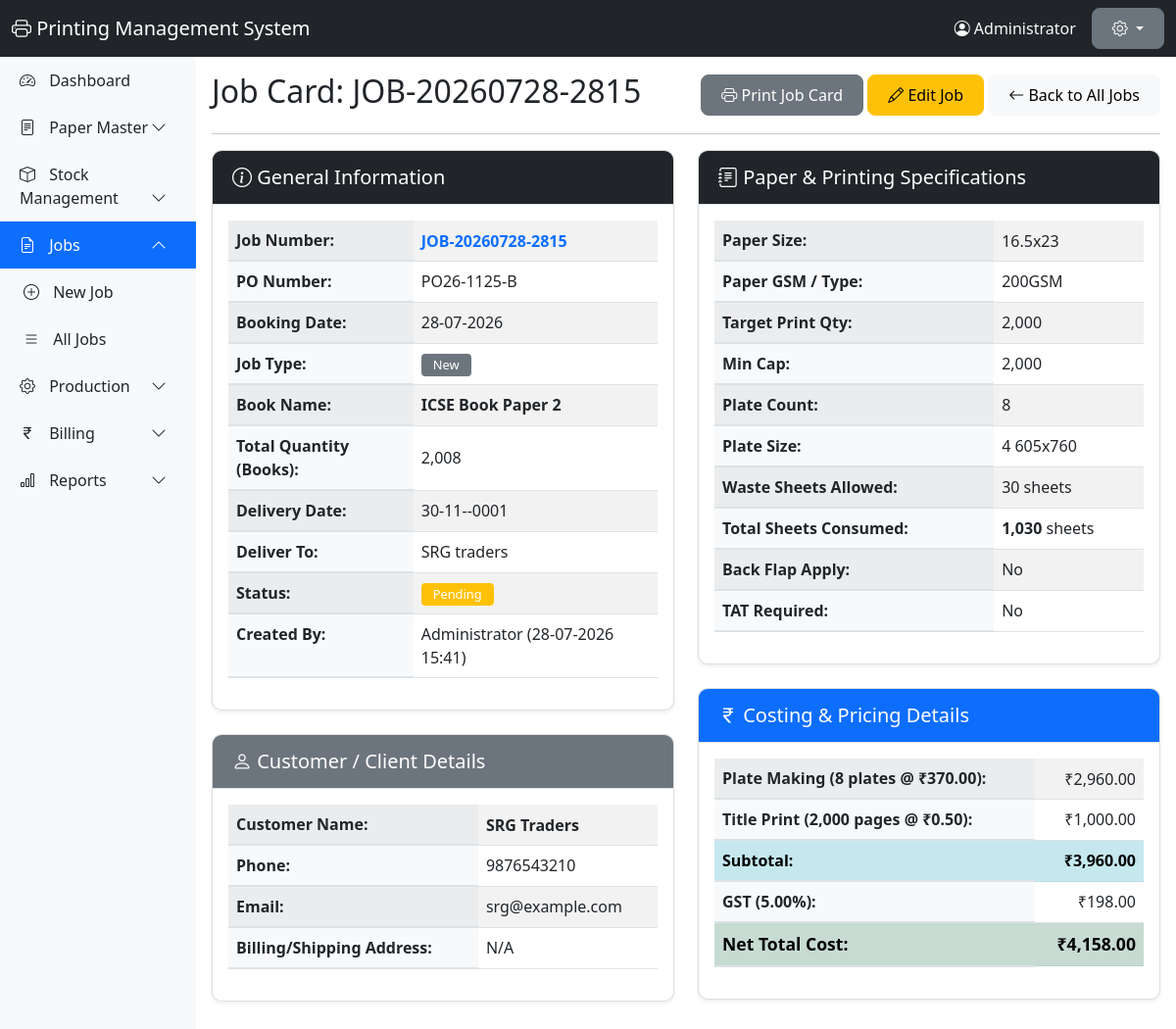
The app's page /modules/jobs/view.php?id=1 (signed in) with its own data.
### tables this page shows
CREATE TABLE `printing_jobs` (
  `id` int(11) NOT NULL,
  `job_no` varchar(50) NOT NULL,
  `po_no` varchar(100) DEFAULT NULL,
  `booking_date` date DEFAULT NULL,
  `customer_id` int(11) DEFAULT NULL,
  `job_type` enum('new','reprint') DEFAULT 'new',
  `book_name` varchar(255) DEFAULT NULL,
  `total_quantity` int(11) DEFAULT NULL,
  `delivery_date` date DEFAULT NULL,
  `delivery_to` varchar(255) DEFAULT NULL,
  `status` enum('pending','plate_making','printing','uv_printing','lamination','completed') DEFAULT 'pending',
  `created_by` int(11) DEFAULT NULL,
  `created_at` timestamp NOT NULL DEFAULT current_timestamp()
);

CREATE TABLE `users` (
  `id` int(11) NOT NULL,
  `username` varchar(50) NOT NULL,
  `password` varchar(255) NOT NULL,
  `full_name` varchar(100) DEFAULT NULL,
  `role` enum('admin','production','store','accountant') DEFAULT 'production',
  `is_active` tinyint(1) DEFAULT 1,
  `created_at` timestamp NOT NULL DEFAULT current_timestamp()
);

CREATE TABLE `parties` (
  `id` int(11) NOT NULL,
  `party_name` varchar(255) NOT NULL,
  `party_type` enum('customer','supplier','both') DEFAULT 'customer',
  `phone` varchar(20) DEFAULT NULL,
  `email` varchar(100) DEFAULT NULL,
  `address` text DEFAULT NULL,
  `gst_no` varchar(50) DEFAULT NULL,
  `is_active` tinyint(1) DEFAULT 1,
  `created_at` timestamp NOT NULL DEFAULT current_timestamp()
);

CREATE TABLE `paper_sizes` (
  `id` int(11) NOT NULL,
  `size_name` varchar(100) NOT NULL,
  `width_cm` decimal(10,2) DEFAULT NULL,
  `height_cm` decimal(10,2) DEFAULT NULL,
  `is_active` tinyint(1) DEFAULT 1
);

CREATE TABLE `gsm_master` (
  `id` int(11) NOT NULL,
  `gsm_value` varchar(50) NOT NULL,
  `gsm_type` varchar(50) DEFAULT NULL,
  `is_active` tinyint(1) DEFAULT 1
);

CREATE TABLE `printing_details` (
  `id` int(11) NOT NULL,
  `job_id` int(11) DEFAULT NULL,
  `size_id` int(11) DEFAULT NULL,
  `gsm_id` int(11) DEFAULT NULL,
  `quantity` int(11) DEFAULT NULL,
  `min_cap` int(11) DEFAULT NULL,
  `plate_count` int(11) DEFAULT NULL,
  `plate_size` varchar(50) DEFAULT NULL,
  `plate_rate` decimal(10,2) DEFAULT NULL,
  `plate_total` decimal(10,2) DEFAULT NULL,
  `title_print_qty` int(11) DEFAULT NULL,
  `title_rate` decimal(10,2) DEFAULT NULL,
  `title_total` decimal(10,2) DEFAULT NULL,
  `total_amount` decimal(10,2) DEFAULT NULL,
  `gst_percentage` decimal(5,2) DEFAULT 5.00,
  `gst_amount` decimal(10,2) DEFAULT NULL,
  `net_amount` decimal(10,2) DEFAULT NULL,
  `tat_required` tinyint(1) DEFAULT 0,
  `waste_sheets` int(11) DEFAULT NULL,
  `total_sheets_consumed` int(11) DEFAULT NULL,
  `back_flap_apply` tinyint(1) DEFAULT 0
);

### modules/jobs/view.php (the view, shortened to what this page needs)
<?php
require_once __DIR__ . '/../../config/database.php';
$job_id = $_GET['id'] ?? null;
$stmt = $pdo->prepare("
    SELECT j.*, p.party_name as customer_name, p.phone as customer_phone, p.email as customer_email, p.address as customer_address,
           jd.size_id, jd.gsm_id, jd.quantity, jd.min_cap, jd.plate_count, jd.plate_size, jd.plate_rate, jd.plate_total,
           jd.title_print_qty, jd.title_rate, jd.title_total, jd.total_amount, jd.gst_percentage, jd.gst_amount, jd.net_amount,
           jd.tat_required, jd.waste_sheets, jd.total_sheets_consumed, jd.back_flap_apply,
           ps.size_name, g.gsm_value, u.full_name as creator_name
    FROM printing_jobs j
    LEFT JOIN printing_details jd ON j.id = jd.job_id
    LEFT JOIN parties p ON j.customer_id = p.id
    LEFT JOIN paper_sizes ps ON jd.size_id = ps.id
    LEFT JOIN gsm_master g ON jd.gsm_id = g.id
    LEFT JOIN users u ON j.created_by = u.id
    WHERE j.id = ?
");
$stmt->execute([$job_id]);
$job = $stmt->fetch();
?>
<!DOCTYPE html>
<html lang="en">
<head>
    <link href="https://cdn.jsdelivr.net/npm/bootstrap@5.1.3/dist/css/bootstrap.min.css" rel="stylesheet">
    <link rel="stylesheet" href="https://cdn.jsdelivr.net/npm/bootstrap-icons@1.8.1/font/bootstrap-icons.css">
</head>
<body>
    <?php include_once __DIR__ . '/../../includes/header.php'; ?>
    <?php include_once __DIR__ . '/../../includes/sidebar.php'; ?>
    <div class="d-flex justify-content-between align-items-center">
        <h2>Job Card: <?php echo htmlspecialchars($job['job_no']); ?></h2>
        <div>
            <a href="print.php?id=<?php echo $job['id']; ?>" target="_blank" class="btn btn-secondary">
                <i class="bi bi-printer"></i> Print Job Card
            </a>
            <a href="edit.php?id=<?php echo $job['id']; ?>" class="btn btn-warning">
                <i class="bi bi-pencil"></i> Edit Job
            </a>
            <a href="index.php" class="btn btn-light">
                <i class="bi bi-arrow-left"></i> Back to All Jobs
            </a>
        </div>
    </div>
    <hr>
    <div class="row">
        <div class="col-md-6">
            <div class="card mb-4">
                <div class="card-header bg-dark text-white">
                    <h5 class="mb-0"><i class="bi bi-info-circle"></i> General Information</h5>
                </div>
                <div class="card-body">
                    <table class="table table-striped">
                        <tr>
                            <th>Job Number:</th>
                            <td><strong class="text-primary"><?php echo htmlspecialchars($job['job_no']); ?></strong></td>
                        </tr>
                        <tr>
                            <th>PO Number:</th>
                            <td><?php echo htmlspecialchars($job['po_no'] ?: 'N/A'); ?></td>
                        </tr>
                        <tr>
                            <th>Booking Date:</th>
                            <td><?php echo date('d-m-Y', strtotime($job['booking_date'])); ?></td>
                        </tr>
                        <tr>
                            <th>Job Type:</th>
                            <td><span class="badge bg-secondary"><?php echo ucfirst($job['job_type']); ?></span></td>
                        </tr>
                        <tr>
                            <th>Book Name:</th>
                            <td><strong><?php echo htmlspecialchars($job['book_name'] ?: 'N/A'); ?></strong></td>
                        </tr>
                        <tr>
                            <th>Total Quantity (Books):</th>
                            <td><?php echo number_format($job['total_quantity']); ?></td>
                        </tr>
                        <tr>
                            <th>Delivery Date:</th>
                            <td><?php echo $job['delivery_date'] ? date('d-m-Y', strtotime($job['delivery_date'])) : 'N/A'; ?></td>
                        </tr>
                        <tr>
                            <th>Deliver To:</th>
                            <td><?php echo htmlspecialchars($job['delivery_to'] ?: 'N/A'); ?></td>
                        </tr>
                        <tr>
                            <th>Status:</th>
                            <td><?php echo getStatusBadge($job['status']); ?></td>
                        </tr>
                        <tr>
                            <th>Created By:</th>
                            <td><?php echo htmlspecialchars($job['creator_name']); ?> (<?php echo date('d-m-Y H:i', strtotime($job['created_at'])); ?>)</td>
                        </tr>
                    </table>
                </div>
            </div>
            <div class="card mb-4">
                <div class="card-header bg-secondary text-white">
                    <h5 class="mb-0"><i class="bi bi-person"></i> Customer / Client Details</h5>
                </div>
                <div class="card-body">
                    <table class="table table-striped">
                        <tr>
                            <th>Customer Name:</th>
                            <td><strong><?php echo htmlspecialchars($job['customer_name']); ?></strong></td>
                        </tr>
                        <tr>
                            <th>Phone:</th>
                            <td><?php echo htmlspecialchars($job['customer_phone'] ?: 'N/A'); ?></td>
                        </tr>
                        <tr>
                            <th>Email:</th>
                            <td><?php echo htmlspecialchars($job['customer_email'] ?: 'N/A'); ?></td>
                        </tr>
                        <tr>
                            <th>Billing/Shipping Address:</th>
                            <td><?php echo nl2br(htmlspecialchars($job['customer_address'] ?: 'N/A')); ?></td>
                        </tr>
                    </table>
                </div>
            </div>
        </div>
        <div class="col-md-6">
            <div class="card mb-4">
                <div class="card-header bg-dark text-white">
                    <h5 class="mb-0"><i class="bi bi-journal-text"></i> Paper & Printing Specifications</h5>
                </div>
                <div class="card-body">
                    <table class="table table-striped">
                        <tr>
                            <th>Paper Size:</th>
                            <td><?php echo htmlspecialchars($job['size_name']); ?></td>
                        </tr>
                        <tr>
                            <th>Paper GSM / Type:</th>
                            <td><?php echo htmlspecialchars($job['gsm_value']); ?></td>
                        </tr>
                        <tr>
                            <th>Target Print Qty:</th>
                            <td><?php echo number_format($job['quantity']); ?></td>
                        </tr>
                        <tr>
                            <th>Min Cap:</th>
                            <td><?php echo number_format($job['min_cap']); ?></td>
                        </tr>
                        <tr>
                            <th>Plate Count:</th>
                            <td><?php echo number_format($job['plate_count']); ?></td>
                        </tr>
                        <tr>
                            <th>Plate Size:</th>
                            <td><?php echo htmlspecialchars($job['plate_size']); ?></td>
                        </tr>
                        <tr>
                            <th>Waste Sheets Allowed:</th>
                            <td><?php echo number_format($job['waste_sheets']); ?> sheets</td>
                        </tr>
                        <tr>
                            <th>Total Sheets Consumed:</th>
                            <td><strong><?php echo number_format($job['total_sheets_consumed']); ?></strong> sheets</td>
                        </tr>
                        <tr>
                            <th>Back Flap Apply:</th>
                            <td><?php echo $job['back_flap_apply'] ? '<span class="text-success">Yes</span>' : 'No'; ?></td>
                        </tr>
                        <tr>
                            <th>TAT Required:</th>
                            <td><?php echo $job['tat_required'] ? '<span class="text-success">Yes</span>' : 'No'; ?></td>
                        </tr>
                    </table>
                </div>
            </div>
            <div class="card mb-4">
                <div class="card-header bg-primary text-white">
                    <h5 class="mb-0"><i class="bi bi-currency-rupee"></i> Costing & Pricing Details</h5>
                </div>
                <div class="card-body">
                    <table class="table table-striped">
                        <tr>
                            <th>Plate Making (<?php echo $job['plate_count']; ?> plates @ <?php echo formatCurrency($job['plate_rate']); ?>):</th>
                            <td class="text-end"><?php echo formatCurrency($job['plate_total']); ?></td>
                        </tr>
                        <tr>
                            <th>Title Print (<?php echo number_format($job['title_print_qty']); ?> pages @ <?php echo formatCurrency($job['title_rate']); ?>):</th>
                            <td class="text-end"><?php echo formatCurrency($job['title_total']); ?></td>
                        </tr>
                        <tr class="table-info">
                            <th>Subtotal:</th>
                            <td class="text-end"><strong><?php echo formatCurrency($job['total_amount']); ?></strong></td>
                        </tr>
                        <tr>
                            <th>GST (<?php echo $job['gst_percentage']; ?>%):</th>
                            <td class="text-end"><?php echo formatCurrency($job['gst_amount']); ?></td>
                        </tr>
                        <tr class="table-success" style="font-size: 1.1em;">
                            <th>Net Total Cost:</th>
                            <td class="text-end"><strong><?php echo formatCurrency($job['net_amount']); ?></strong></td>
                        </tr>
                    </table>
                </div>
            </div>
        </div>
    </div>
    <?php include_once __DIR__ . '/../../includes/footer.php'; ?>
</body>
</html>

### includes/functions.php (shortened to what this page needs)
<?php
function getStatusBadge($status) {
    $colors = [
        'pending' => 'warning',
        'plate_making' => 'info',
        'printing' => 'primary',
        'uv_printing' => 'secondary',
        'lamination' => 'dark',
        'completed' => 'success'
    ];
    $color = $colors[$status] ?? 'secondary';
    return '<span class="badge bg-' . $color . '">' . ucfirst(str_replace('_', ' ', $status)) . '</span>';
}
function formatCurrency($amount) {
    return '₹' . number_format($amount, 2);
}
?>

### records on screen
printing_jobs: job_no "JOB-20260728-2815", po_no "PO26-1125-B", booking_date "28-07-2026", job_type "New", book_name "ICSE Book Paper 2", total_quantity "2,008", delivery_date "30-11--0001", delivery_to "SRG traders", status "Pending", created_by.full_name "Administrator", created_at "28-07-2026 15:41", customer.party_name "SRG Traders", customer.phone "9876543210", customer.email "srg@example.com", customer.address "N/A", paper_sizes.size_name "16.5x23", gsm_master.gsm_value "200GSM", printing_details.quantity "2,000", printing_details.min_cap "2,000", printing_details.plate_count "8", printing_details.plate_size "4 605x760", printing_details.waste_sheets "30", printing_details.total_sheets_consumed "1,030", printing_details.plate_rate "₹370.00", printing_details.plate_total "₹2,960.00", printing_details.title_print_qty "2,000", printing_details.title_rate "₹0.50", printing_details.title_total "₹1,000.00", printing_details.total_amount "₹3,960.00", printing_details.gst_percentage "5.00", printing_details.gst_amount "₹198.00", printing_details.net_amount "₹4,158.00"

### other values on screen
APP_NAME "Printing Management System"
$_SESSION['full_name'] "Administrator"
